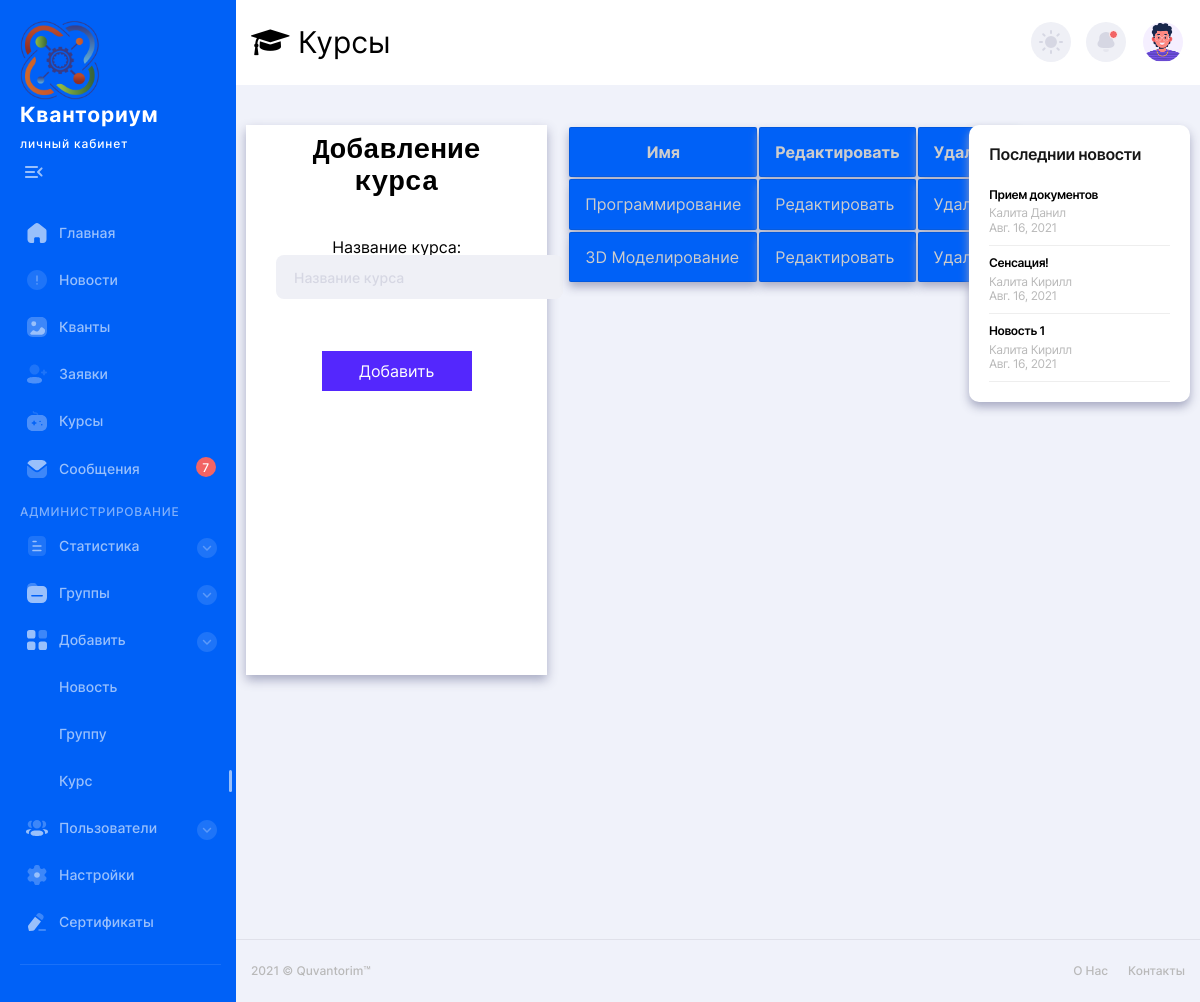
/add_course/ (signed in), run on an earlier commit of the app's database.
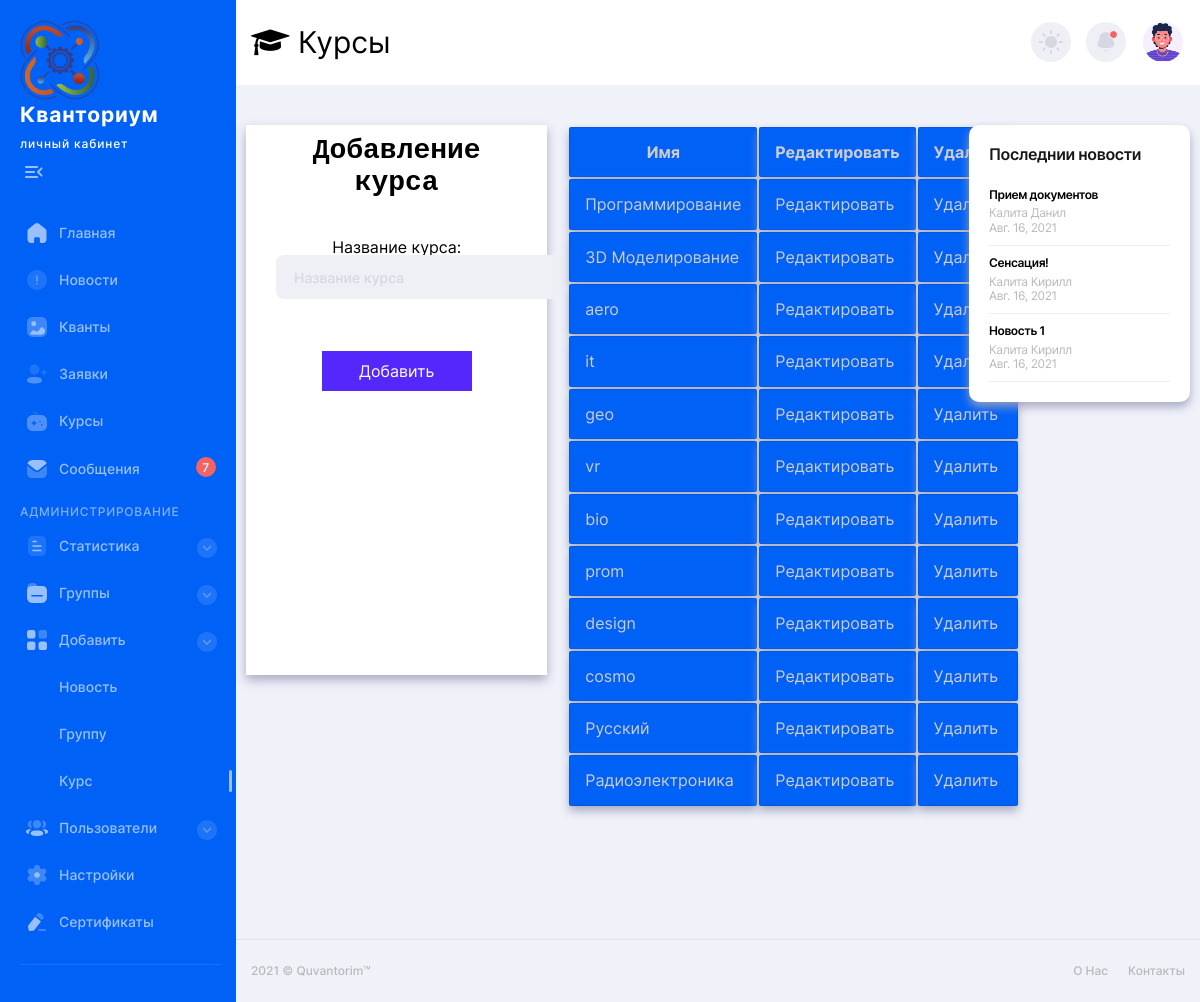
And on a later commit of the database.
### manager/models.py (models this page shows, shortened)
class Course(models.Model):
    name = models.CharField(max_length=30, blank=True)
    zag = models.CharField(max_length=200, blank=True)
    body = models.TextField(null=True, blank=True)
    data_create = models.DateField(null=True, blank=True)
    type_cours = models.CharField(max_length=1, choices=type_course, null=True)

class novelty(models.Model):
    name = models.CharField(max_length=30, blank=True)
    heading = models.CharField(max_length=30, blank=True)
    body = models.TextField()
    data = models.DateField(null=True, blank=True)
    time =  models.TimeField(null=True, blank=True)

### manager/views.py (the view, shortened to what this page needs)
# urls.py: path('add_course/', views.add_course, name='add_course'),
def add_course(request):
    data={}
    form = add_cours()
    data['form'] = form
    data.update(init_news(request))
    data['courses'] = Course.objects.all()
    return render(request, 'manager/add_course.html', data)

### manager/forms.py
class add_cours(forms.Form):
    name = forms.CharField(label='Название курса', widget=forms.TextInput(attrs={'class': 'form-input', 'placeholder': 'Название курса'}))

### manager/functional.py (called while the page is built)
def init_news(request):
    datas={}
    datas['new'] = novelty.objects.all().order_by('-data').order_by('-time')[:settings.NEWS_COLUMN]
    datas['admins'] = request.user.has_perm('manager.can_admins')
    datas['exit'] = request.user.is_authenticated
    return datas

### templates/manager/add_course.html (shortened to what this page needs)
{% extends "manager/main.html" %}
{% block bar %}
  {% if user.is_authenticated %}   sidebar {% else %}  sidebarno {% endif %}
{% endblock %}
{% block course %}
 active
{% endblock %}
{% block groups_visible %}
 visible
{% endblock %}
{% block namepage %}
    <i class="fa fa-graduation-cap" aria-hidden="true"></i> Курсы
{% endblock %}
{% block content %}
    <main class="main users chart-page" id="skip-target">
      <div class="container">
        <div class="row">
            <div class="col-lg-4">
                <div class="add_news">
                    <div class="headers"> Добавление курса </div>
                    <form method="POST">
                             {{ form.as_p }}
                        <br>
                        <br>
                        {% if redactory %}
                                <button class="knopka"> Редактировать </button>
                              <a href="{% url 'add_news' %}">  <i class="fa fa-plus-square-o" aria-hidden="true"></i> Добавить </a>
                        {% else %}
                              <button class="knopka"> Добавить </button>
                        {% endif %}
                    </form>
                    <br>
                   <div class="error">  {{ error }}</div>
                </div>
            </div>
          <div class="col-lg-5">
              <div class="text">
                    <div class="group_list">
                <table>
                            <tr>
                                <th class="name">Имя</th>
                                <th class="name"> Редактировать </th>
                                <th class="name"> Удалить </th>
                             </tr>
                   {% for cours in courses %}
                        <tr>
                          <td class="names2">  <a href="{% url 'edit_course' cours.id %} "> {{ cours.name  }}  </a>   </td>
                          <td class="names2">  <a href="{% url 'edit_course' cours.id %}"> Редактировать </a>   </td>
                          <td class="names3">  <a href="{% url 'delete_course' cours.id %}"> Удалить </a>    </td>
                        </tr>
                            {% endfor %}
                 </table>
    </div>
              </div>
          </div>
          <div class="col-lg-3">
             {% include 'manager/show_news.html' %}
          </div>
        </div>
      </div>
    </main>
{% endblock %}

### templates/manager/show_news.html (shortened to what this page needs)
     <article class="white-block">
              <div class="top-cat-title">
                <h3>Последнии новости </h3>
              </div>
              <ul class="top-cat-list">
                  {% for news in new %}
                <li>
                  <a href="{% url 'new_post' news.id %}">
                    <div class="top-cat-list__title">
                     {{ news.heading }}
                    </div>
                    <div class="top-cat-list__subtitle">
                       {{ news.name }} <br>
                      {{ news.data }}
                    </div>
                  </a>
                  {% endfor %}
              </ul>
            </article>

What changed in the data, as far as the page shows it:
added Course: name "aero"
added Course: name "it"
added Course: name "geo"
added Course: name "vr"
added Course: name "bio"
added Course: name "prom"
added Course: name "design"
added Course: name "cosmo"
added Course: name "Русский"
added Course: name "Радиоэлектроника"
